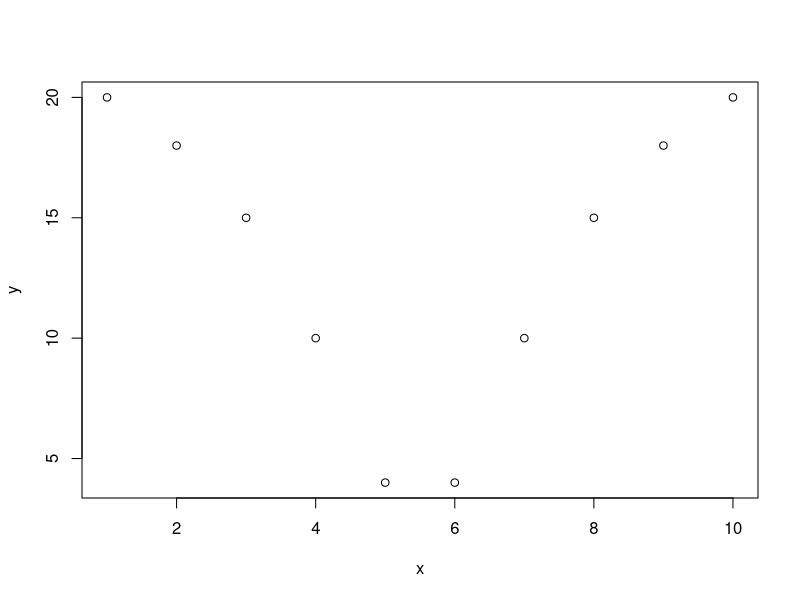
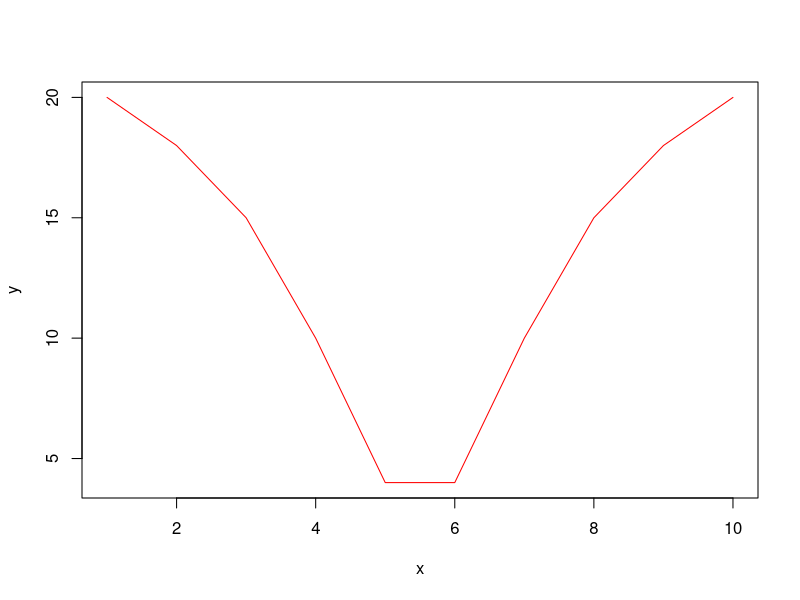
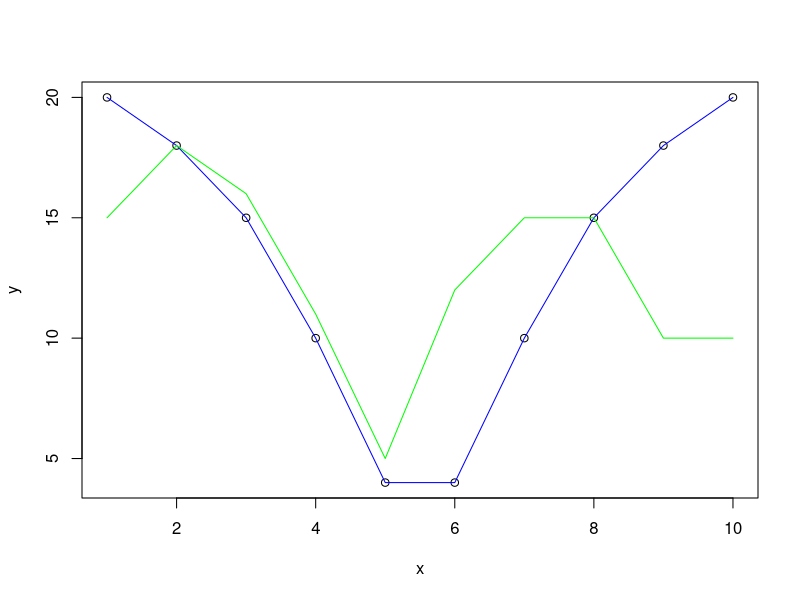

Write the R code that produced these figures, in order.
#read the help of the functions vector and c

?c
?vector

#Combine 0, 18, 26, 29

a <- c(0, 18, 26, 29)

a

#Each position

a[1]
a[2]
a[3]
a[4]

#Positions 2 and 3

a[c(2,3)]

#Operations

a[2]-a[4]

#How many are above 25?
a > 25

#Create vector of characters

cvec <- c("Menorca", "Barcelona", "Ottawa", "Bern")

#Positions
cvec[1]
cvec[2]
cvec[3]
cvec[4]


#Add names to the vector

names(a)
names(a) <- cvec
names(a)

a


a["Menorca"]


a["Bern"]-a["Ottawa"]
#Did you see something strange?

max(a)

which(a==26)

which(a==max(a))

#Sum (1,2,3) + (4,5,6)

bdayW <- c(17, 6, 1984) 

date <- c("Day", "Month", "Year")

names(bdayW) <- date

bdayW["Month"]


bdayS <- c(30,5,2006)
names(bdayS) <- date

#To check who is older we can compare the year of their birthdays

bdayW["Year"] < bdayS["Year"]


#Be careful! This is not equivalent to this

bdayW["Year"] > bdayS["Year"]

#An example to illustrate this

bdayA <- c(1,4,1984)
names(bdayA) <- date

#check
bdayA["Year"] < bdayW["Year"]
bdayA["Year"] > bdayW["Year"]

#both are false

bdayA["Year"] == bdayW["Year"]



#Alternative
bdayA <- c(1,"April",1984)
bdayW <- c(17,"June",1984)

bdayA
bdayW

?as.Date

#Operations with vectors

c(1,2,3)+c(3,4,5)

#Be careful with vectors of different length. Sum (1,2,3) + (4,5,6,7,8)

c(1,2,3)+c(4,5,6,7,8)





#More operations with vectors
#Assign a vector to a

a <- c(1,2,4,8)

#Multiply a vector by a number

2*a

#Multiply two vectors

b <- c(0,-1,4,6)

a*b

#Sign b
sign(b)

#Check position 3 of the vector
a[3]



#check which positions of a vector are bigger than 5

a > 5

#write the elements that are bigger than 5

a[a>5]


#Ask which positions of a vector satisfy a condition
which(a>5)


#Other ways of creating vectors

a <- 1:10
a
#Sequence

a <- seq(2,100,2)



#Go back to lecture 1

x <- c(1,2,3,4,5,6,7,8,9,10)
y <- c(20, 18, 15, 10, 4, 4, 10, 15, 18, 20)

#Plot x and y

plot(x,y)

#plot x and y with lines and color red
plot(x,y, "l", col="red")

#make the points and lines in blue
plot(x,y)
lines(x,y, col="blue")

#With lines we can add another trajectory to the plot
y2 <- c(15, 18, 16, 11, 5, 12, 15, 15, 10, 10)
lines(x,y2, col="green")



#Mean of a vector
a <- c(1,3,8)
mean(a)

#sum of a
sum(a)

#standard deviation

sd(a)

b <- c(2,4,2)

t.test(a,b)


#Another example (because no one likes p-values > 0.05)

a <- c(1,2,3)


b <- c(100,101, 100)

t.test(a,b)

class(t.test(a,b))

t <- t.test(a,b)
class(t)


#concatenate the two vectors
c <- c(a,b)
c


#More ways of creating a vector

rep("gold", 7)

c(rep("gold",5), rep(c("green", "blue"),5))



